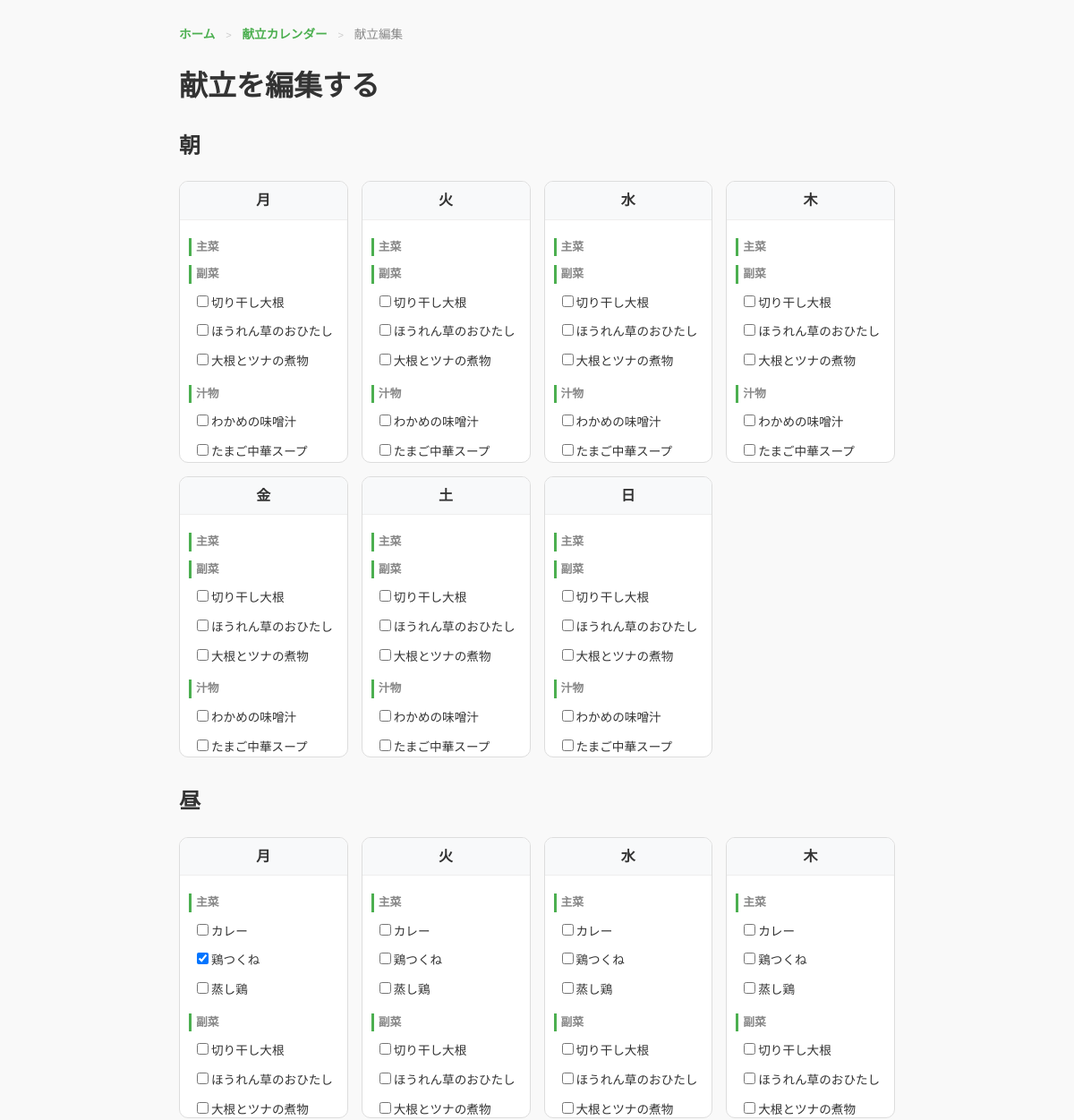
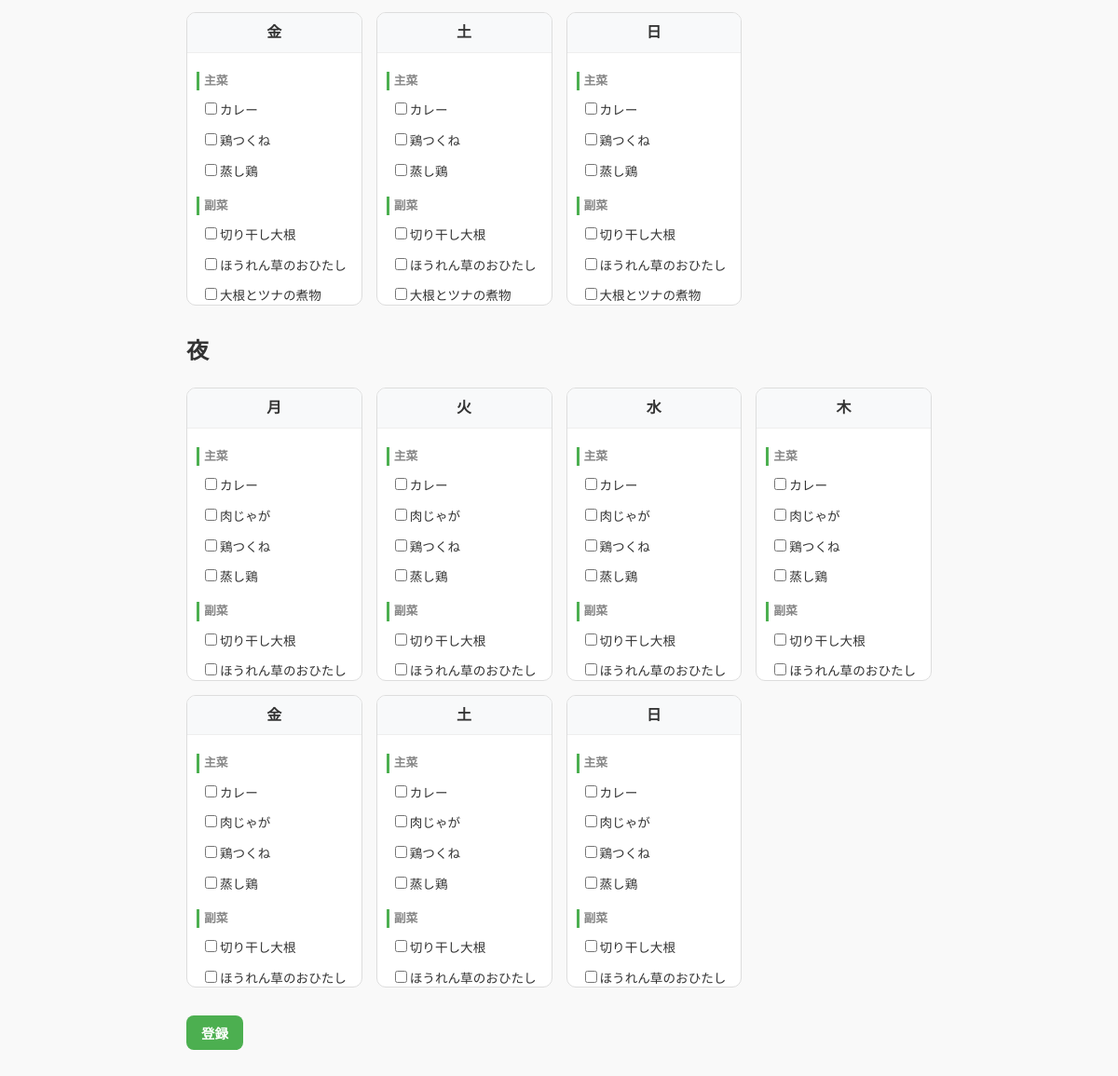
The page /menu/add on the database its author committed (2 pictures, top to bottom).
### app/models.py (models this page shows)
class Recipe(db.Model): #レシピテーブル
    __tablename__ = "recipes"
    id = db.Column(db.Integer, primary_key=True) #主キー
    name = db.Column(db.String(100), nullable=False) #レシピ名（必須）
    process = db.Column(db.Text, nullable=True)
    time_category = db.Column(db.String(50)) #朝・昼・夜
    dish_category = db.Column(db.String(50)) #主菜・副菜・汁物
    recipe_ingredients = db.relationship(
        "RecipeIngredient",
        cascade="all, delete-orphan",#レシピ削除時に紐づく材料も削除する
        passive_deletes=True
    )
    menu_items = db.relationship(
        'MenuItem',
        cascade="all, delete-orphan" # レシピ削除時に紐づく献立も削除する
    )

### app/routes.py (the view, shortened to what this page needs)
    @app.route("/menu/add", methods=["GET", "POST"])
    def add_menu():
        morning_main = Recipe.query.filter(
            and_(Recipe.time_category.like("%朝%"), Recipe.dish_category.like("%主菜%"))
        ).all()
        morning_side = Recipe.query.filter(
            and_(Recipe.time_category.like("%朝%"), Recipe.dish_category.like("%副菜%"))
        ).all()
        morning_soup = Recipe.query.filter(
            and_(Recipe.time_category.like("%朝%"), Recipe.dish_category.like("%汁物%"))
        ).all()
        lunch_main = Recipe.query.filter(
            and_(Recipe.time_category.like("%昼%"), Recipe.dish_category.like("%主菜%"))
        ).all()
        lunch_side = Recipe.query.filter(
            and_(Recipe.time_category.like("%昼%"), Recipe.dish_category.like("%副菜%"))
        ).all()
        lunch_soup = Recipe.query.filter(
            and_(Recipe.time_category.like("%昼%"), Recipe.dish_category.like("%汁物%"))
        ).all()
        dinner_main = Recipe.query.filter(
            and_(Recipe.time_category.like("%夜%"), Recipe.dish_category.like("%主菜%"))
        ).all()
        dinner_side = Recipe.query.filter(
            and_(Recipe.time_category.like("%夜%"), Recipe.dish_category.like("%副菜%"))
        ).all()
        dinner_soup = Recipe.query.filter(
            and_(Recipe.time_category.like("%夜%"), Recipe.dish_category.like("%汁物%"))
        ).all()
        recipe_map = {
            "朝": {"main": morning_main, "side": morning_side, "soup": morning_soup},
            "昼": {"main": lunch_main, "side": lunch_side, "soup": lunch_soup},
            "夜": {"main": dinner_main, "side": dinner_side, "soup": dinner_soup},
        }
        menu = Menu.query.first()
        selected_map ={}
        if menu:
            for item in menu.menu_items:
                key = f"{item.day}_{item.timing}"
                if key not in selected_map:
                    selected_map[key] = []
                selected_map[key].append(item.recipe_id)
        return render_template(
            "add_menu.html",
            recipe_map=recipe_map,
            selected_map=selected_map
        )

### app/templates/add_menu.html (shortened to what this page needs)
<!DOCTYPE html>
<html>
<head>
    <link rel="stylesheet" href="{{ url_for('static', filename='css/style.css') }}">
</head>
<body>
    <div class="container"> <nav class="breadcrumb">
        <a href="/">ホーム</a> <span>&gt;</span> <a href="/menu">献立カレンダー</a> <span>&gt;</span> 献立編集
    </nav>
    <h1>献立を編集する</h1>
    <form method="post" class="menu-form">
        {% for timing in ["朝","昼","夜"] %}
            <h2 class="timing-title">{{ timing }}</h2>
            <div class="day-grid">
                {% for day in ["月","火","水","木","金","土","日"] %}
                <div class="menu-add-card">
                    <div class="day-header">{{ day }}</div>
                    <div class="card-content">
                        {% for category, recipes in recipe_map[timing].items() %}
                            <p class="category-label">
                                {% if category == "main" %}主菜{% elif category == "side" %}副菜{% else %}汁物{% endif %}
                            </p>
                            <div class="recipe-options">
                                {% for r in recipes %}
                                    <label class="recipe-check-label">
                                        <input type="checkbox" name="{{ category }}_{{ day }}_{{ timing }}" value="{{ r.id }}"
                                            {% if selected_map.get(day ~ '_' ~ timing) and r.id in selected_map.get(day ~ '_' ~ timing) %}
                                                checked
                                            {% endif %}
                                        ><span>{{ r.name }}</span>
                                    </label>
                                {% endfor %}
                            </div>
                        {% endfor %}
                    </div>
                </div>
                {% endfor %}
            </div>
        {% endfor %}
        <div class="form-actions">
            <button type="submit" class="button-green">登録</button>
        </div>
    </form>
</body>
</html>

### app/static/css/style.css (style rules this page uses)
body { padding: 20px; background-color: #f9f9f9; font-family: sans-serif; color: #333; line-height: 1.6; }
.container { max-width: 800px; margin: auto; }
.breadcrumb { margin-bottom: 15px; font-size: 0.85rem; color: #888; }
.breadcrumb a { color: #4CAF50; text-decoration: none; font-weight: bold; }
.breadcrumb span { margin: 0 8px; color: #ccc; font-size: 0.7rem; }
.button-green, .button-red { display: inline-block; padding: 8px 16px; border-radius: 8px; font-size: 0.9rem; font-weight: bold; text-decoration: none; border: none; cursor: pointer; transition: all 0.2s ease; text-align: center; }
.button-green { background-color: #4CAF50; color: white; }
.day-grid { display: grid; grid-template-columns: repeat(auto-fill, minmax(180px, 1fr)); gap: 15px; margin-bottom: 30px; }
.menu-add-card { background: #fff; border: 1px solid #ddd; border-radius: 10px; overflow: hidden; }
.day-header { background: #f8f9fa; padding: 8px; text-align: center; font-weight: bold; border-bottom: 1px solid #eee; }
.card-content { padding: 10px; height: 250px; overflow-y: auto; }
.category-label { font-size: 0.8rem; color: #888; border-left: 3px solid #4CAF50; padding-left: 5px; margin: 10px 0 5px; font-weight: bold; }
.recipe-check-label { display: block; padding: 5px; font-size: 0.85rem; cursor: pointer; border-radius: 4px; }

### rows shown on the page
Recipe: name "切り干し大根"
Recipe: name "ほうれん草のおひたし"
Recipe: name "大根とツナの煮物"
Recipe: name "わかめの味噌汁"
Recipe: name "たまご中華スープ"
Recipe: name "カレー"
Recipe: id "☑", name "鶏つくね"
Recipe: name "蒸し鶏"
Recipe: name "肉じゃが"

### other values the page prints
{{ timing }} "朝" "昼" "夜"
{{ day }} "月" "火" "水" "木" "金" "土" "日" "月" "火" "水" "木" "金" "土" "日" "月" "火" "水" "木" "金" "土" "日"
